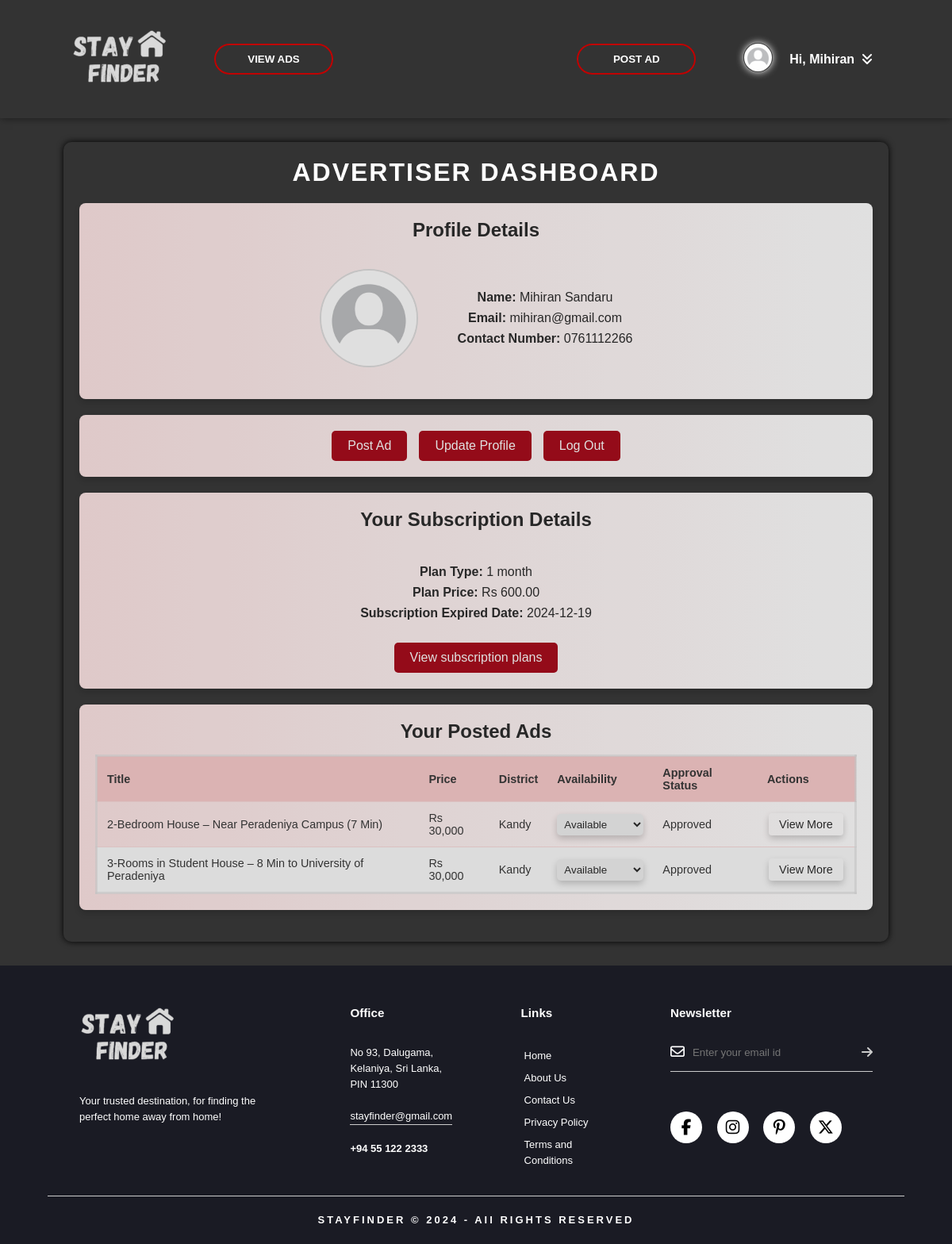
Page /advertiser/dashboard.php (signed in) on the committed database.
### tables this page shows
CREATE TABLE `user` (
  `user_id` int(11) NOT NULL,
  `first_name` varchar(50) NOT NULL,
  `last_name` varchar(50) NOT NULL,
  `email` varchar(100) NOT NULL,
  `password` varchar(255) NOT NULL,
  `contact_no` varchar(15) NOT NULL,
  `user_type` enum('seeker','advertiser') NOT NULL,
  `profile_pic` varchar(255) DEFAULT NULL
);

CREATE TABLE `advertiser_plan` (
  `advertiser_id` int(11) NOT NULL,
  `plan_id` int(11) NOT NULL,
  `end_date` date DEFAULT NULL
);

CREATE TABLE `subscription_plans` (
  `plan_id` int(11) NOT NULL,
  `plan_type` varchar(100) NOT NULL,
  `plan_price` decimal(10,2) NOT NULL
);

CREATE TABLE `listings` (
  `ad_id` varchar(100) NOT NULL,
  `title` varchar(255) NOT NULL,
  `description` text NOT NULL,
  `address_no` varchar(255) NOT NULL,
  `address_street` varchar(255) NOT NULL,
  `address_city` varchar(255) NOT NULL,
  `price` decimal(6,0) NOT NULL,
  `availability` enum('Available','Not Available') NOT NULL DEFAULT 'Available',
  `approval_status` enum('Approved','Pending','Denied') NOT NULL DEFAULT 'Pending',
  `approval_date` date DEFAULT NULL,
  `advertiser_id` int(11) NOT NULL,
  `category_id` int(11) DEFAULT NULL,
  `district_id` int(11) DEFAULT NULL,
  `nearestuni_id` int(11) DEFAULT NULL
);

CREATE TABLE `district` (
  `district_id` int(11) NOT NULL,
  `district_name` varchar(100) NOT NULL
);

### advertiser/dashboard.php (the view, shortened to what this page needs)
<?php
include "../dbconnect.php";
$userId = $_SESSION['user_id'];
$sqlProfile = "SELECT * FROM user WHERE user_id = ?";
$stmtProfile = mysqli_prepare($connect, $sqlProfile);
$profile = null;
if ($stmtProfile) {
    mysqli_stmt_bind_param($stmtProfile, "i", $userId);
    mysqli_stmt_execute($stmtProfile);
    $resultProfile = mysqli_stmt_get_result($stmtProfile);
    $profile = mysqli_fetch_assoc($resultProfile);
}
$sqlSubscription = "
    SELECT subscription_plans.plan_type, subscription_plans.plan_price, advertiser_plan.end_date
    FROM advertiser_plan
    JOIN subscription_plans ON advertiser_plan.plan_id = subscription_plans.plan_id
    WHERE advertiser_plan.advertiser_id = ?";
$stmtSubscription = mysqli_prepare($connect, $sqlSubscription);
$subscription = null;
if ($stmtSubscription) {
    mysqli_stmt_bind_param($stmtSubscription, "i", $userId);
    mysqli_stmt_execute($stmtSubscription);
    $resultSubscription = mysqli_stmt_get_result($stmtSubscription);
    $subscription = mysqli_fetch_assoc($resultSubscription);
}
$sqlAds = "SELECT * FROM listings
JOIN district ON listings.district_id = district.district_id
JOIN category ON listings.category_id = category.category_id
JOIN nearestuni ON listings.nearestuni_id = nearestuni.uni_id
JOIN user ON listings.advertiser_id = user.user_id WHERE user_id = ?";
$stmtAds = mysqli_prepare($connect, $sqlAds);
$resultAds = null;
if ($stmtAds) {
    mysqli_stmt_bind_param($stmtAds, "i", $userId);
    mysqli_stmt_execute($stmtAds);
    $resultAds = mysqli_stmt_get_result($stmtAds);
}
?>
<!DOCTYPE html>
<html lang="en">
<head>
    <link rel="stylesheet" href="advertiser-style/dashboard.css">
    <link rel="stylesheet" href="advertiser-style/header.css">
    <link rel="stylesheet" href="../main-css/footer.css">
    <link rel="stylesheet" href="../main-css/popup-message.css">
</head>
<body>
<?php include "header.php" ?>
<div class="div-container">
<div class="dashboard-container">
    <h1>ADVERTISER DASHBOARD</h1>
    <section class="profile-section">
        <h2>Profile Details</h2>
        <div class="adevertiser-info">
            <div class="profile-picture-container">
                <img src="../uploads/profile-pic/<?php echo htmlspecialchars($profilePic); ?>" alt="Profile Picture" class="profile-picture">
            </div>
            <div class="user-details">
                <p><strong>Name:</strong> <?php echo htmlspecialchars(($profile['first_name'] ?? '') . " " . ($profile['last_name'] ?? '')); ?></p>
                <p><strong>Email:</strong> <?php echo htmlspecialchars($profile['email'] ?? ''); ?></p>
                <p><strong>Contact Number:</strong> <?php echo htmlspecialchars($profile['contact_no'] ?? ''); ?></p>
            </div>
        </div>
    </section>
    <section class="action-buttons">
        <button onclick="window.location.href='postad.php'">Post Ad</button>
        <button onclick="window.location.href='../update-profile.php'">Update Profile</button>
        <button onclick="window.location.href='../logout.php'">Log Out</button>
    </section>
    <section class="subscription-section">
        <h2>Your Subscription Details</h2>
        <div class="subscription-details">
            <?php if ($subscription): ?>
                <p><strong>Plan Type:</strong> <?php echo htmlspecialchars($subscription['plan_type']); ?></p>
                <p><strong>Plan Price:</strong> Rs <?php echo number_format($subscription['plan_price'], 2); ?></p>
                <p><strong>Subscription Expired Date:</strong> <?php echo htmlspecialchars($subscription['end_date']); ?></p>
            <?php else: ?>
                <p>No active subscription found.</p>
            <?php endif; ?>
        </div>
        <div class="action-buttons">
            <button onclick="window.location.href='subscription-plans.php'">View subscription plans</button>
        </div>
    </section>
    <section class="ads-section">
        <h2>Your Posted Ads</h2>
        <?php if ($resultAds && mysqli_num_rows($resultAds) > 0): ?>
            <table>
                <thead>
                    <tr>
                        <th>Title</th>
                        <th>Price</th>
                        <th>District</th>
                        <th>Availability</th>
                        <th>Approval Status</th>
                        <th>Actions</th>
                    </tr>
                </thead>
                <tbody>
                    <?php while ($ad = mysqli_fetch_assoc($resultAds)): ?>
                        <tr>
                            <td><?php echo htmlspecialchars($ad['title']); ?></td>
                            <td>Rs <?php echo number_format($ad['price']); ?></td>
                            <td><?php echo htmlspecialchars($ad['district_name']); ?></td>
                            <td>
                                <form action="dashboard.php" method="post">
                                    <select name="availability" onchange="this.form.submit()">
                                        <option value="Available" <?php echo $ad['availability'] == 'Available' ? 'selected' : ''; ?>>Available</option>
                                    </select>
                                </form>
                            </td>
                            <td><?php echo htmlspecialchars($ad['approval_status']); ?></td>
                            <td>
                                <a href="../seeker/moredetails.php?ad_id=<?php echo $ad['ad_id']; ?>" class="action-btn">View More</a>
                            </td>
                        </tr>
                    <?php endwhile; ?>
                </tbody>
            </table>
        <?php else: ?>
            <p>You have not posted any ads yet.</p>
        <?php endif; ?>
    </section>
</div>
</div>
</body>
</html>
<?php include "footer.php" ?>

### advertiser/header.php (shortened to what this page needs)
<?php
if (isset($_SESSION['user_id'])) {
    $userID = $_SESSION['user_id'];
    $query = "SELECT first_name, profile_pic FROM user WHERE user_id = '$userID'";
    $result = mysqli_query($connect, $query);
    if ($result && mysqli_num_rows($result) > 0) {
        $row = mysqli_fetch_assoc($result);
        $firstName = $row['first_name'];
        $profilePic = $row['profile_pic'];
        if (empty($profilePic) || !file_exists("../uploads/profile-pic/" . $profilePic)) {
            $profilePic = "default_pro_pic.jpg";
        }
        }
}
?>
<header>
    <div class="navbar">
        <div class="logo-nav">
            <a href="../index.php"><img src="../src-image/logo-white.png" alt="site-logo" class="logo"></a>
            <button onclick="window.location.href='../seeker/viewads.php'" class="head-button" type="button"><span class="span-class"></span>VIEW ADS</button>
        </div>
        <div class="user-info">
        <button onclick="window.location.href='postad.php'" class="head-button" type="button"><span class="span-class"></span>POST AD</button>
                <div class="user-profile">
                    <a href="dashboard.php"><img src="../uploads/profile-pic/<?php echo htmlspecialchars($profilePic); ?>" alt="User Profile Picture"></a>
                    <span onclick="toggleDropdown()">Hi, <?php echo htmlspecialchars($firstName); ?> &nbsp<i class='fas fa-angle-double-down'></i></span>
                </div>
        </div>
    </div>
</header>

### advertiser/footer.php
<footer>
        <div class="row">
            <div class="col">
                <img src="../src-image/logo-white.png" alt="site-logo" class="footer-logo">
                <p>Your trusted destination, for finding the perfect home away from home!</p>
            </div>
            <div class="col">
                <h3>Office</h3>
                <p>No 93, Dalugama,</p>
                <p>Kelaniya, Sri Lanka, PIN 11300 </p>
                <p class="e-mail-id">stayfinder@gmail.com</p>
                <h4>+94 55 122 2333</h4>
            </div>
            <div class="col">
                <h3>Links</h3>
                <ul>
                    <li><a href="../index.php">Home</a></li>
                    <li><a href="../pages/aboutus.php">About Us</a></li>
                    <li><a href="../pages/contactus.php">Contact Us</a></li>
                    <li><a href="../pages/privacy-policy.php">Privacy Policy</a></li>
                    <li><a href="../pages/terms-cond.php">Terms and Conditions</a></li>
                </ul>
            </div>
            <div class="col">
                <h3>Newsletter</h3>
                <form>
                    <i class="fa-regular fa-envelope"></i>
                    <input type="email" placeholder="Enter your email id" required>
                    <button type="submit"><i class="fa-solid fa-arrow-right"></i></button>
                </form>
                <div class="social-icons">
                    <i class="fa-brands fa-facebook-f"></i>
                    <i class="fa-brands fa-instagram"></i>
                    <i class="fa-brands fa-pinterest-p"></i>
                    <i class="fa-brands fa-x-twitter"></i>
                </div>
            </div>
        </div>
        <hr>
        <p class="copyright">STAYFINDER &#169; 2024 - All RIGHTS RESERVED</p>
    </footer>

### advertiser/advertiser-style/dashboard.css (style rules this page uses)
* { margin: 0; padding: 0; font-family: "poppins", sans-serif; }
body { background-image: linear-gradient(rgba(0,0,0,0.80),rgba(0,0,0,0.80)), url(../../src-image/background-image.jpg); background-size: cover; background-position: center; color: #333; display: flex; flex-direction: column; }
.div-container { display: flex; justify-content: center; }
.dashboard-container { max-width: 1000px; margin: 30px 30px; padding: 20px; background-color: transparent; border-radius: 10px; box-shadow: 0 0px 8px rgba(0, 0, 0, 1); }
h1 { text-align: center; font-size: 2em; letter-spacing: 2px; color: #ffffff; margin-bottom: 20px; }
section { padding: 20px; margin-bottom: 20px; border-radius: 8px; background:linear-gradient(to right,#fde4e4,#ffffff); opacity: 0.85; box-shadow: 0 4px 8px rgba(0, 0, 0, 0.2); }
.profile-section { display: flex; flex-direction: column; justify-content: center; }
.adevertiser-info { margin-top: 20px; display: flex; align-items: center; justify-content: center; gap: 50px; }
.subscription-section { display: flex; flex-direction: column; }
.subscription-section .subscription-details { width: 32%; margin: auto; margin-top: 20px; text-align: center; }
.profile-section h2, .subscription-section h2, .ads-section h2 { color: #262626; margin-bottom: 15px; text-align: center; }
.profile-picture-container { display: flex; align-items: center; justify-content: center; margin-bottom: 20px; }
.profile-picture { width: 120px; height: 120px; border-radius: 50%; border: 2px solid #ddd; object-fit: cover; }
.user-details { text-align: center; margin-bottom: 20px; }
section p { margin: 8px 0; color: #262626; }
.ads-section table { border: solid; border-color: #dddddd90; padding: 10px; width: 100%; border-collapse: collapse; }
.ads-section table td select { border: none; padding: 5px; border-radius: 5px; box-shadow: 0 4px 8px rgba(0, 0, 0, 0.2); text-decoration: none; color: #262626; }
.ads-section table td .action-btn { display: inline-block; width: 70px; padding: 6px 12px; margin: 2px; font-size: 0.9rem; color: #262626; text-align: center; text-decoration: none; box-shadow: 0 4px 8px rgba(0, 0, 0, 0.2); border-radius: 4px; }
.ads-section table th, .ads-section table td { padding: 12px; text-align: left; border-bottom: 1px solid #f9dada; font-size: 0.9rem; }
.ads-section table th { background-color: #f9caca; color: #333; }
.ads-section table tr:nth-child(even) { background-color: #fafafa; }
.action-buttons { display: flex; justify-content: center; gap: 15px; margin-top: 20px; }
.action-buttons button { padding: 10px 20px; color: #fff; background-color: #a50515; border: none; border-radius: 5px; cursor: pointer; font-size: 1em; transition: background-color 0.3s; }

### advertiser/advertiser-style/header.css (style rules this page uses)
header { box-shadow: 0px 0px 10px rgba(0, 0, 0, 0.5); }
.navbar { width: 85%; margin: auto; padding: 35px 0; display: flex; justify-content: space-between; align-items: center; }
.logo-nav { display: flex; align-items: center; gap: 50px; }
.logo { width: 120px; cursor: pointer; }
.user-info { display: flex; align-items: center; gap: 50px; z-index: 10; }
.head-button { width: 150px; padding: 10px 0; text-align: center; margin: 20px 10px; border-radius: 25px; font-weight: bold; border: 2px solid #c10101 ; background: transparent; color: white; cursor: pointer; position: relative; overflow: hidden; z-index: 1; }
.user-profile { display: flex; align-items: center; cursor: pointer; }
.user-profile img { width: 35px; height: 35px; border: 1px solid rgb(68, 68, 68); box-shadow: 0 0 10px white; border-radius: 50%; margin-right: 27px; object-fit: cover; }
.user-profile span { color: white; font-weight: bold; margin-left: -16px; padding: 5px 10px; }

### rows in the picture
user: first_name "Mihiran", first_name+last_name "Mihiran Sandaru", email "mihiran@gmail.com", contact_no "0761112266"
advertiser_plan: plan.plan_type "1 month", plan.plan_price "600.00", end_date "2024-12-19"
listings: title "2-Bedroom House – Near Peradeniya Campus (7 Min)", price "30,000", district.district_name "Kandy", availability "Available", approval_status "Approved"
listings: title "3-Rooms in Student House – 8 Min to University of Peradeniya", price "30,000", district.district_name "Kandy", availability "Available", approval_status "Approved"
